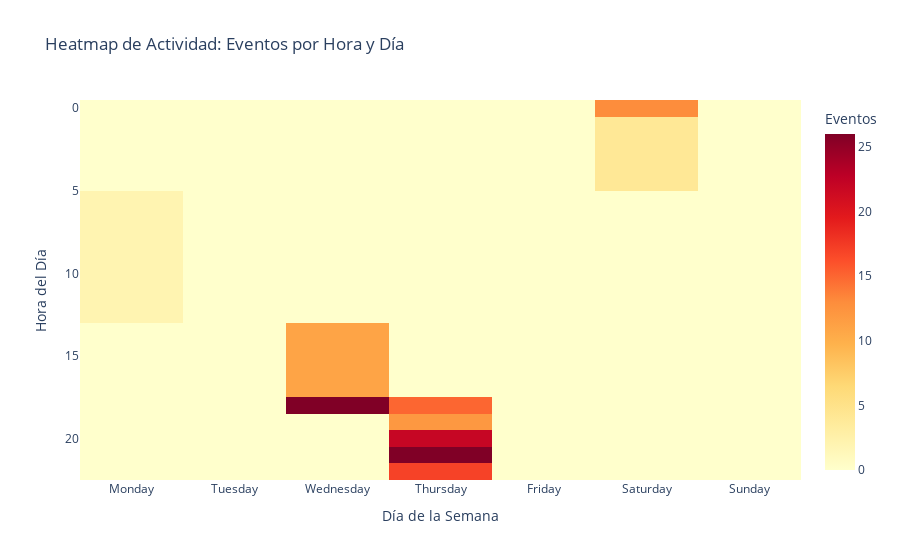

Here is the notebook cell this chart was saved with:
### Markdown cell above
### 4.4 Heatmap de Actividad

### Code cell
# Heatmap de eventos por hora y día de la semana
if df is not None and 'hour' in df.columns and 'day_name' in df.columns:
    pivot = df.groupby(['hour', 'day_name']).size().unstack(fill_value=0)
    day_order = ['Monday', 'Tuesday', 'Wednesday', 'Thursday', 'Friday', 'Saturday', 'Sunday']
    pivot = pivot.reindex(columns=day_order, fill_value=0)
    
    fig = px.imshow(
        pivot,
        labels=dict(x='Día de la Semana', y='Hora del Día', color='Eventos'),
        title='Heatmap de Actividad: Eventos por Hora y Día',
        aspect='auto',
        color_continuous_scale='YlOrRd'
    )
    fig.show()

### Figure 1 — Plotly figure (JSON) as saved in the notebook; plotly's stock layout.template omitted (floating-point values rounded to 4 significant figures)
{"data": [{"coloraxis": "coloraxis", "hovertemplate": "Día de la Semana: %{x}<br>Hora del Día: %{y}<br>Eventos: %{z}<extra></extra>", "name": "0", "type": "heatmap", "x": ["Monday", "Tuesday", "Wednesday", "Thursday", "Friday", "Saturday", "Sunday"], "xaxis": "x", "y": [0, 1, 9, 17, 18, 19, 20, 21, 22], "yaxis": "y", "z": [[0, 0, 0, 0, 0, 13, 0], [0, 0, 0, 0, 0, 4, 0], [2, 0, 0, 0, 0, 0, 0], [0, 0, 11, 0, 0, 0, 0], [0, 0, 26, 15, 0, 0, 0], [0, 0, 0, 12, 0, 0, 0], [0, 0, 0, 22, 0, 0, 0], [0, 0, 0, 26, 0, 0, 0], [0, 0, 0, 17, 0, 0, 0]]}], "layout": {"coloraxis": {"colorbar": {"title": {"text": "Eventos"}}, "colorscale": [[0, "rgb(255,255,204)"], [0.125, "rgb(255,237,160)"], [0.25, "rgb(254,217,118)"], [0.375, "rgb(254,178,76)"], [0.5, "rgb(253,141,60)"], [0.625, "rgb(252,78,42)"], [0.75, "rgb(227,26,28)"], [0.875, "rgb(189,0,38)"], [1, "rgb(128,0,38)"]]}, "title": {"text": "Heatmap de Actividad: Eventos por Hora y Día"}, "xaxis": {"anchor": "y", "domain": [0, 1], "title": {"text": "Día de la Semana"}}, "yaxis": {"anchor": "x", "autorange": "reversed", "domain": [0, 1], "title": {"text": "Hora del Día"}}}}
